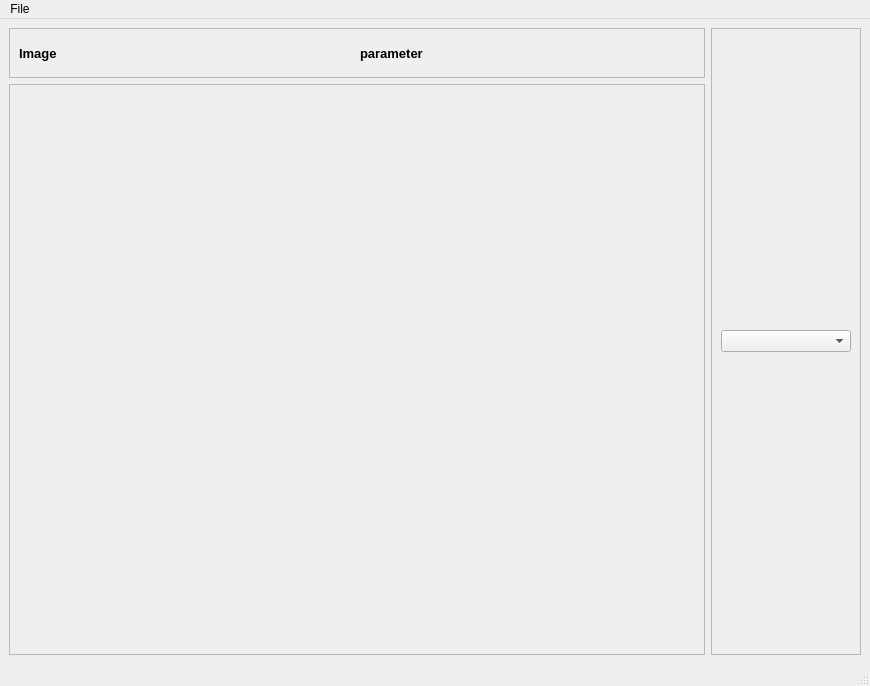
<?xml version="1.0" encoding="UTF-8"?>
<ui version="4.0">
 <class>MainWindow</class>
 <widget class="QMainWindow" name="MainWindow">
  <property name="geometry">
   <rect>
    <x>0</x>
    <y>0</y>
    <width>870</width>
    <height>686</height>
   </rect>
  </property>
  <property name="windowTitle">
   <string>MainWindow</string>
  </property>
  <widget class="QWidget" name="centralwidget">
   <layout class="QGridLayout" name="gridLayout_4">
    <item row="0" column="0">
     <layout class="QHBoxLayout" name="horizontalLayout_2">
      <item>
       <layout class="QVBoxLayout" name="verticalLayout">
        <item>
         <widget class="QFrame" name="frame_3">
          <property name="maximumSize">
           <size>
            <width>16777215</width>
            <height>50</height>
           </size>
          </property>
          <property name="frameShape">
           <enum>QFrame::StyledPanel</enum>
          </property>
          <property name="frameShadow">
           <enum>QFrame::Raised</enum>
          </property>
          <layout class="QGridLayout" name="gridLayout_2">
           <item row="0" column="0">
            <layout class="QHBoxLayout" name="horizontalLayout">
             <item>
              <widget class="QLabel" name="label">
               <property name="font">
                <font>
                 <pointsize>10</pointsize>
                 <weight>75</weight>
                 <bold>true</bold>
                </font>
               </property>
               <property name="text">
                <string>Image </string>
               </property>
              </widget>
             </item>
             <item>
              <widget class="QLabel" name="label_2">
               <property name="font">
                <font>
                 <pointsize>10</pointsize>
                 <weight>75</weight>
                 <bold>true</bold>
                </font>
               </property>
               <property name="text">
                <string>parameter</string>
               </property>
              </widget>
             </item>
            </layout>
           </item>
          </layout>
         </widget>
        </item>
        <item>
         <widget class="QFrame" name="frame">
          <property name="frameShape">
           <enum>QFrame::StyledPanel</enum>
          </property>
          <property name="frameShadow">
           <enum>QFrame::Raised</enum>
          </property>
          <layout class="QGridLayout" name="gridLayout">
           <item row="0" column="0">
            <widget class="ImageView" name="widget" native="true"/>
           </item>
           <item row="0" column="1">
            <widget class="ImageView" name="widget_2" native="true"/>
           </item>
          </layout>
         </widget>
        </item>
       </layout>
      </item>
      <item>
       <widget class="QFrame" name="frame_2">
        <property name="maximumSize">
         <size>
          <width>150</width>
          <height>16777215</height>
         </size>
        </property>
        <property name="sizeIncrement">
         <size>
          <width>10</width>
          <height>25</height>
         </size>
        </property>
        <property name="frameShape">
         <enum>QFrame::StyledPanel</enum>
        </property>
        <property name="frameShadow">
         <enum>QFrame::Raised</enum>
        </property>
        <layout class="QGridLayout" name="gridLayout_3">
         <item row="0" column="0">
          <widget class="QComboBox" name="comboBox">
           <property name="currentIndex">
            <number>-1</number>
           </property>
           <item>
            <property name="text">
             <string>Magnitude</string>
            </property>
           </item>
           <item>
            <property name="text">
             <string>Phase</string>
            </property>
           </item>
           <item>
            <property name="text">
             <string>Real</string>
            </property>
           </item>
           <item>
            <property name="text">
             <string>Imaginary</string>
            </property>
           </item>
          </widget>
         </item>
        </layout>
       </widget>
      </item>
     </layout>
    </item>
   </layout>
  </widget>
  <widget class="QMenuBar" name="menubar">
   <property name="geometry">
    <rect>
     <x>0</x>
     <y>0</y>
     <width>870</width>
     <height>26</height>
    </rect>
   </property>
   <widget class="QMenu" name="menufile">
    <property name="title">
     <string>File</string>
    </property>
    <addaction name="actionLoad"/>
   </widget>
   <addaction name="menufile"/>
  </widget>
  <widget class="QStatusBar" name="statusbar"/>
  <action name="actionLoad">
   <property name="text">
    <string>Load</string>
   </property>
  </action>
 </widget>
 <customwidgets>
  <customwidget>
   <class>ImageView</class>
   <extends>QWidget</extends>
   <header>pyqtgraph</header>
   <container>1</container>
  </customwidget>
 </customwidgets>
 <resources/>
 <connections/>
</ui>
